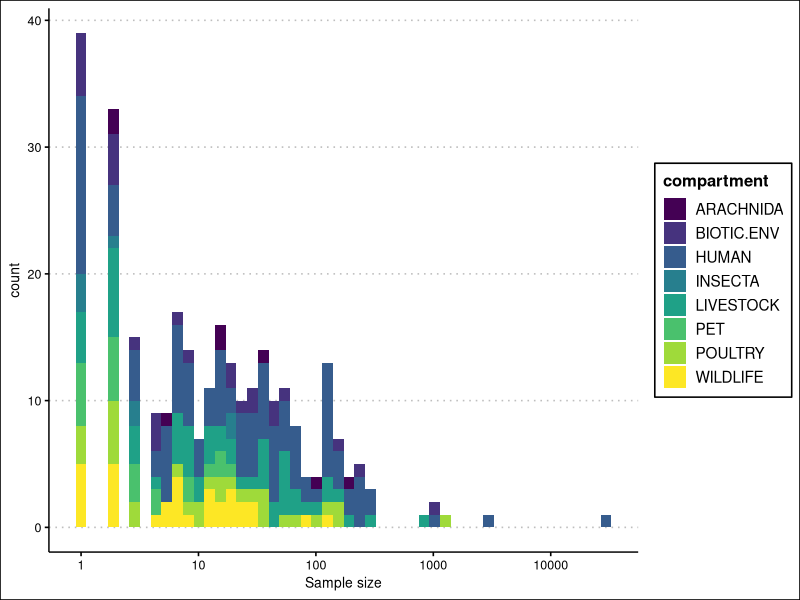
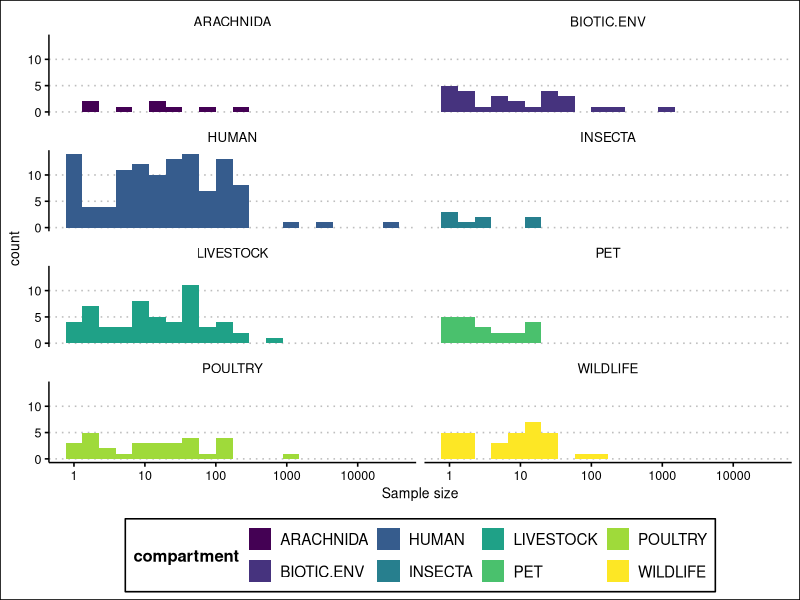
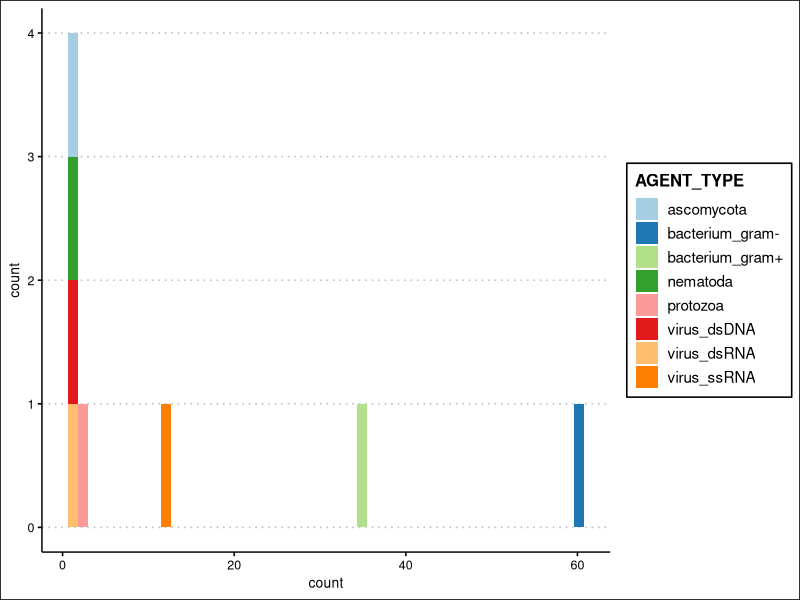
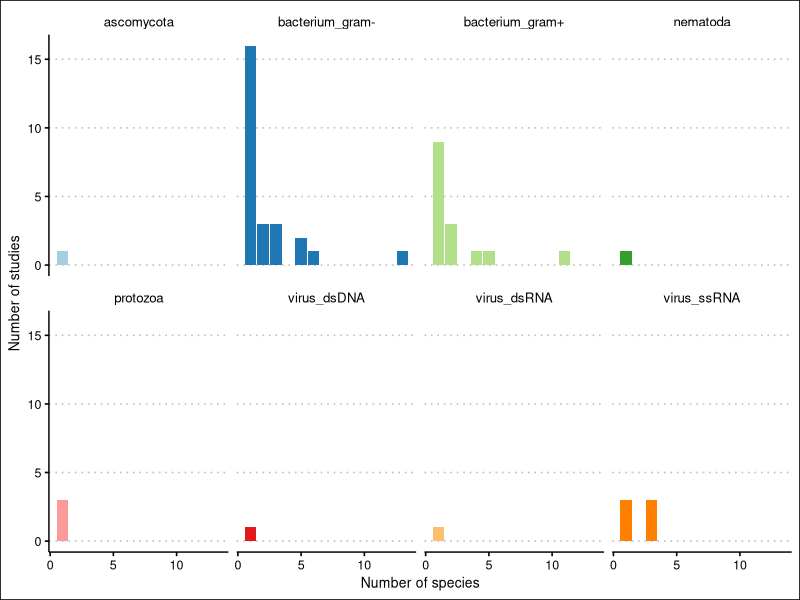
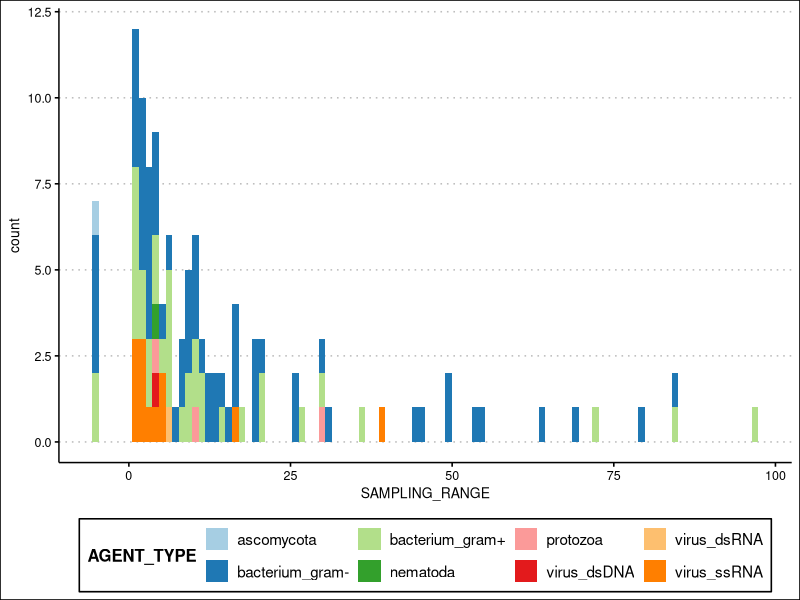
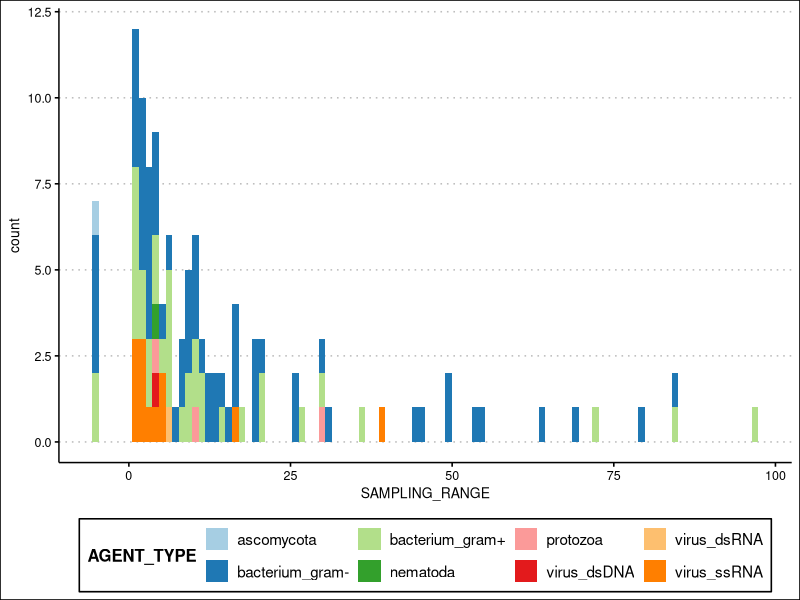

Here is the R script that generated these plots, in order:
## ---- chunk 1
# load libraries 

library(tidyverse)
library(ggpubr)
library(patchwork)
## ---- chunk 2
# read data
data <- read.csv("data/NGSscoping_dbv4.csv")
## ---- chunk 3
# stacked histogram of sample size by compartment

stacked_hist_sample_size_compartment <-
data |>
  mutate(ARACHNIDA_SAMPLE_SIZE = as.character(ARACHNIDA_SAMPLE_SIZE)) |>
  mutate(INSECTA_SAMPLE_SIZE = as.character(INSECTA_SAMPLE_SIZE)) |>
  select(HUM_SAMPLE_SIZE, POULTRY_SAMPLE_SIZE, LIVESTOCK_SAMPLE_SIZE, WILDLIFE_SAMPLE_SIZE, PET_SAMPLE_SIZE, ARACHNIDA_SAMPLE_SIZE, INSECTA_SAMPLE_SIZE, BIOTIC.ENV_SAMPLE_SIZE) |>
  pivot_longer(cols = c(HUM_SAMPLE_SIZE, POULTRY_SAMPLE_SIZE, LIVESTOCK_SAMPLE_SIZE, WILDLIFE_SAMPLE_SIZE, PET_SAMPLE_SIZE, ARACHNIDA_SAMPLE_SIZE, INSECTA_SAMPLE_SIZE, BIOTIC.ENV_SAMPLE_SIZE), names_to = "compartment" , values_to = "sample size") |>
  separate(col = "compartment", into = c("compartment", NA, NA), sep = "_", extra = "drop") |>
  mutate(`sample size` = as.numeric(`sample size`)) |>
  mutate(compartment = ifelse(compartment == "HUM", "HUMAN", compartment)) |> ggplot(aes(`sample size`, group = compartment, fill = compartment)) + 
  geom_histogram(bins = 50) + 
  scale_x_log10() + 
  xlab("Sample size") + 
  ylab("count") + 
  # facet_wrap(~compartment, nrow = 4) + 
  ggthemes::theme_clean() + 
  scale_fill_viridis_d()

stacked_hist_sample_size_compartment
# stacked_hist_sample_size_compartment |>
#   ggsave(filename = "figures/stacked_histogram_sample_size_by_compartment.pdf", width=8)
## ---- chunk 4

#  sample size per compartment 

hist_sample_size_compartment <- 
data |>
  mutate(ARACHNIDA_SAMPLE_SIZE = as.character(ARACHNIDA_SAMPLE_SIZE)) |>
  mutate(INSECTA_SAMPLE_SIZE = as.character(INSECTA_SAMPLE_SIZE)) |>
  select(HUM_SAMPLE_SIZE, POULTRY_SAMPLE_SIZE, LIVESTOCK_SAMPLE_SIZE, WILDLIFE_SAMPLE_SIZE, PET_SAMPLE_SIZE, ARACHNIDA_SAMPLE_SIZE, INSECTA_SAMPLE_SIZE, BIOTIC.ENV_SAMPLE_SIZE) |>
  pivot_longer(cols = c(HUM_SAMPLE_SIZE, POULTRY_SAMPLE_SIZE, LIVESTOCK_SAMPLE_SIZE, WILDLIFE_SAMPLE_SIZE, PET_SAMPLE_SIZE, ARACHNIDA_SAMPLE_SIZE, INSECTA_SAMPLE_SIZE, BIOTIC.ENV_SAMPLE_SIZE), names_to = "compartment" , values_to = "sample size") |>
  separate(col = "compartment", into = c("compartment", NA, NA), sep = "_", extra = "drop") |>
  mutate(`sample size` = as.numeric(`sample size`)) |>
  mutate(compartment = ifelse(compartment == "HUM", "HUMAN", compartment)) |> ggplot(aes(`sample size`, group = compartment, fill = compartment)) + 
  geom_histogram(bins = 20) + 
  scale_x_log10() + 
  xlab("Sample size") + 
  ylab("count") + 
  facet_wrap(~compartment, nrow = 4) +
  ggthemes::theme_clean() + 
  scale_fill_viridis_d() + 
  theme(legend.position = "bottom")

hist_sample_size_compartment
# hist_sample_size_compartment <- 
#   ggsave(filename = "figures/histogram_sample_size_by_compartment.pdf", width=8, height = 8)

## ---- chunk 5

discrete_palettes <- list(
  RColorBrewer::brewer.pal(8, "Paired")
)

data |> 
  group_by(AGENT_TYPE) |>
  summarise(count = n()) |>
  ggplot(aes(count, fill = AGENT_TYPE, group = AGENT_TYPE)) + 
  geom_histogram(bins = 50) + 
  scale_fill_discrete(type = discrete_palettes) + 
ggthemes::theme_clean()

n_studies_dist_by_agent_type <- 
data |>
  group_by(AGENT_TYPE, ZOONOTIC_AGENT) |>
  summarise(count = n()) |>
  group_by(AGENT_TYPE, count) |>
  summarise(n_studies = n()) |>
  ggplot(aes(count, n_studies, fill = AGENT_TYPE)) + geom_col() + facet_wrap(~AGENT_TYPE, nrow=2 ) + 
  scale_fill_discrete(type = discrete_palettes) + 
  ggthemes::theme_clean() + 
  theme(legend.position = "none") + xlab("Number of species") + ylab("Number of studies")

n_studies_dist_by_agent_type

# n_studies_dist_by_agent_type |>
#   ggsave(filename = "figures/number_of_studies_by_agent_type.pdf", width = 7, height = 4)
## ---- chunk 6

# not sure how to treat "N/S" in SAMPLING_YEAR.S. 

discrete_palettes <- list(
  RColorBrewer::brewer.pal(8, "Paired")
)

n_studies_by_sampling_range_and_agent_type <- 
data |> 
  separate(SAMPLING_YEAR.S., sep = "-", into = c("START", "END", NA), extra="drop", fill = "warn", remove = FALSE) |>
  mutate(END = ifelse(is.na(END), START, END)) |>
  mutate(START = ifelse(START == "N/S", NA, START)) |>
  mutate(END = ifelse(START == "N/S", NA, END)) |>
  mutate(START = as.numeric(START)) |>
  mutate(END = as.numeric(END)) |> 
  mutate(SAMPLING_RANGE = (END+1)-START) |>
  mutate(SAMPLING_RANGE = ifelse(is.na(SAMPLING_RANGE), -5, SAMPLING_RANGE)) |> 
  # group_by(AGENT_TYPE, SAMPLING_RANGE) |>
  # summarise(count = n()) >
  ggplot(aes(SAMPLING_RANGE, fill = AGENT_TYPE)) +
  # geom_bar() +
  geom_histogram(bins=100) + 
  # ggplot(aes(SAMPLING_RANGE, count, fill = AGENT_TYPE)) + geom_col() + 
  ggthemes::theme_clean() + 
  scale_fill_discrete(type = discrete_palettes) + theme(legend.position = "bottom")

n_studies_by_sampling_range_and_agent_type

n_studies_by_sampling_range_and_agent_type |>
  ggsave(filename = "figures/stacked_histogram_number_of_studies_and_sampling_range.pdf", width = 8)
